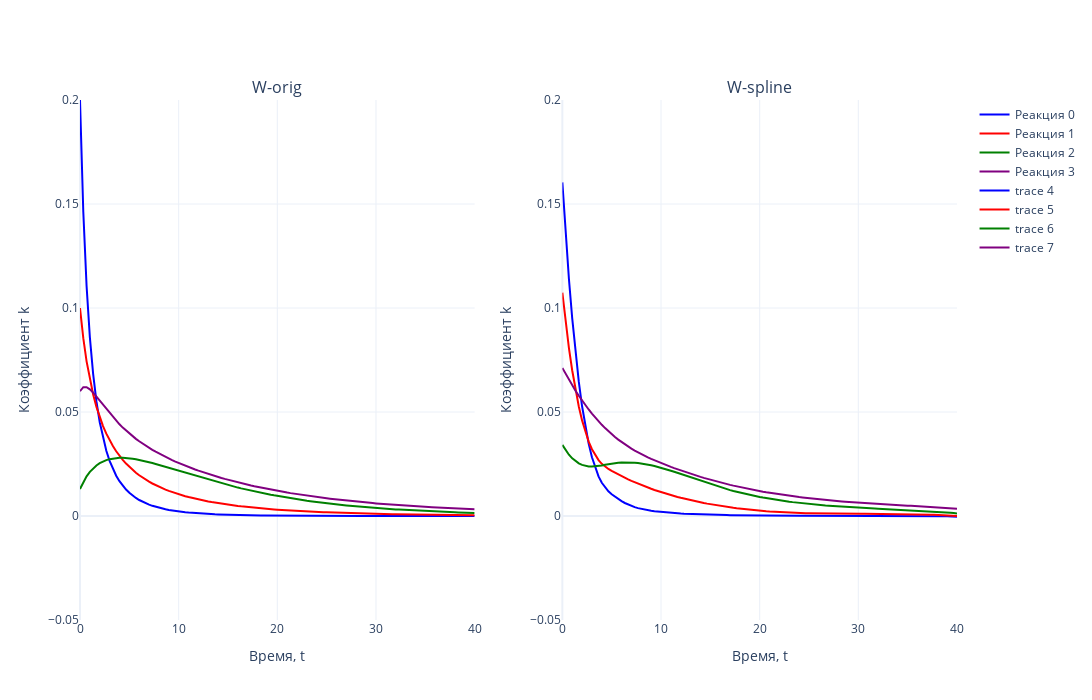

Here is the notebook cell this chart was saved with:
### Markdown cell above
# W - скорости реакций

### Code cell
colors = ['blue', 'red', 'green', 'purple']

# Создаем два подграфика (2 столбца, 1 строка)
fig = make_subplots(rows=1, cols=2, subplot_titles=['W-orig', 'W-spline'])

# Первый график (прямая задача)
for i in range(N_REACTION):  
    fig.add_trace(go.Scatter(
        x=tsteps, 
        y=W_TRUE[i, :], 
        mode='lines', 
        name=f'Реакция {i}',
        line=dict(color=colors[i % len(colors)])  # Применяем цвета циклично
    ), row=1, col=1)

# Второй график (обратная задача)
for i in range(N_REACTION):  
    fig.add_trace(go.Scatter(
        x=tsteps, 
        y=W_spline_NM[i, :], 
        mode='lines', 
        line=dict(color=colors[i % len(colors)])  # Применяем цвета циклично
    ), row=1, col=2)

# Настройки общего макета
fig.update_layout(
    template='plotly_white',
    width=1400,  # Общая ширина холста
    height=700,  # Высота холста
    showlegend=True
)

# Ограничение оси Y
fig.update_yaxes(range=[-0.05, 0.2], title_text='Коэффициент k', row=1, col=1)
fig.update_yaxes(range=[-0.05, 0.2], title_text='Коэффициент k', row=1, col=2)

# Подписи оси X
fig.update_xaxes(title_text='Время, t', row=1, col=1)
fig.update_xaxes(title_text='Время, t', row=1, col=2)

# Отображение графика
fig.show()
